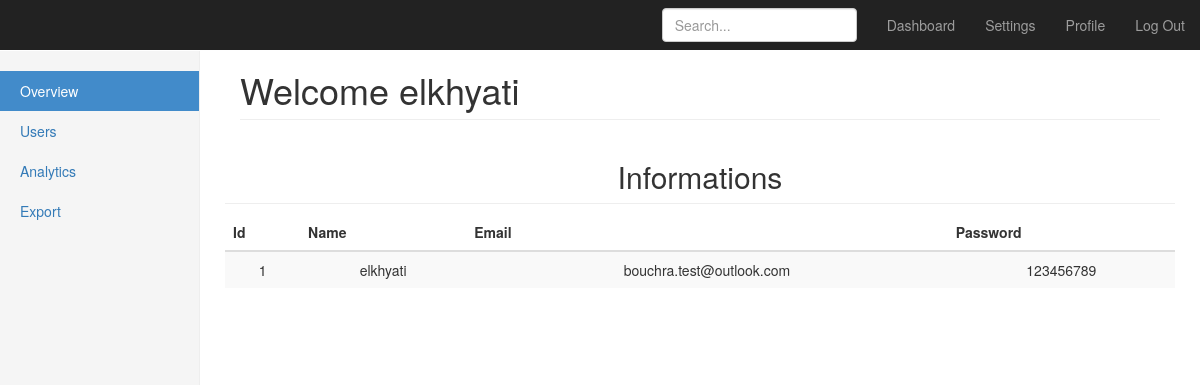
Before: /profile with the older database file.
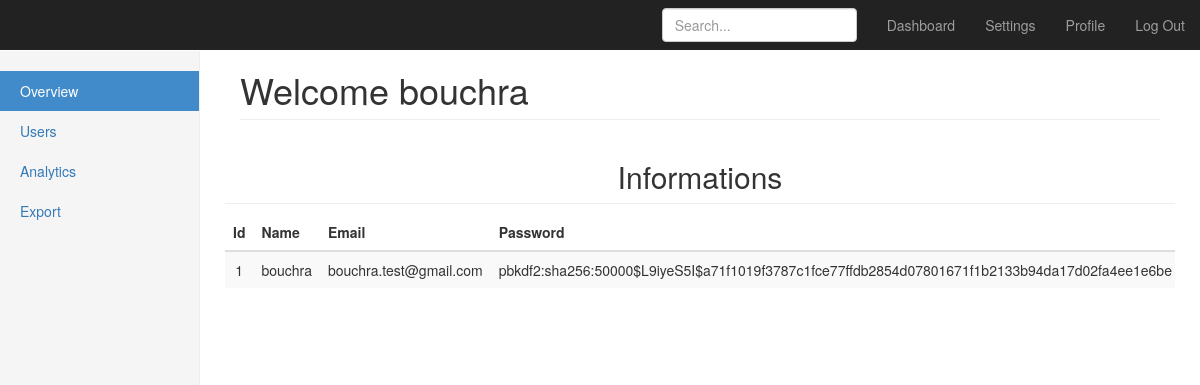
After: the same page with the newer database file.
### model.py (models this page shows)
class User(db.Model):
    id = db.Column(db.Integer, primary_key=True)
    username = db.Column(db.String(15), unique=True)
    email = db.Column(db.String(50), unique=True)
    password =db.Column(db.String(80))

### app.py (the view)
@app.route('/profile')
def profile():
    user = User.query.first()
    return render_template('profile.html',user=user)

### templates/profile.html (shortened to what this page needs)
{% extends "bootstrap/base.html" %}
{% block styles %}
{{super()}}
<link rel="stylesheet" href="{{url_for('.static', filename='dashboard.css')}}">
{% endblock %}
{% block content %}
    <nav class="navbar navbar-inverse navbar-fixed-top">
      <div class="container-fluid">
        <div class="navbar-header">
          <a class="navbar-brand" href="#"></a>
        </div>
        <div id="navbar" class="navbar-collapse collapse">
          <ul class="nav navbar-nav navbar-right">
            <li><a href="{{ url_for('dashboard') }}">Dashboard</a></li>
            <li><a href="{{ url_for('update') }}">Settings</a></li>
            <li><a href="{{ url_for('profile') }}">Profile</a></li>
            <li><a href="{{ url_for('index') }}">Log Out</a></li>
          </ul>
          <form class="navbar-form navbar-right">
            <input type="text" class="form-control" placeholder="Search...">
          </form>
        </div>
      </div>
    </nav>
    <div class="container-fluid">
      <div class="row">
        <div class="col-sm-3 col-md-2 sidebar">
          <ul class="nav nav-sidebar">
            <li class="active"><a href="#">Overview <span class="sr-only">(current)</span></a></li>
            <li><a href="{{ url_for('show_all') }}">Users</a></li>
            <li><a href="#">Analytics</a></li>
            <li><a href="#">Export</a></li>
          </ul>
        </div>
        <div class="col-sm-9 col-sm-offset-3 col-md-10 col-md-offset-2 main">
          <h1 class="page-header">Welcome {{user.username}} </h1>
          <div class="row placeholders">
          <h2 class="sub-header"> Informations  </h2>
          <div class="table-responsive">
            <table class="table table-striped">
              <thead>
                <tr>
                  <th>Id</th>
                  <th>Name</th>
                  <th>Email</th>
                  <th>Password</th>
                </tr>
              </thead>
              <tbody>
                <tr>
                  <td>{{user.id}}</td>
                  <td>{{user.username}}</td>
                  <td>{{user.email}}</td>
                  <td>{{user.password}}</td>
                </tr>
              </tbody>
            </table>
          </div>
        </div>
      </div>
    </div>
{% endblock %}

### static/dashboard.css (style rules this page uses)
body { padding-top: 50px; }
.sub-header { padding-bottom: 10px; border-bottom: 1px solid #eee; }
.navbar-fixed-top { border: 0; }
.sidebar { display: none; }
@media (min-width: 768px) { .sidebar { position: fixed; top: 51px; bottom: 0; left: 0; z-index: 1000; display: block; padding: 20px; overflow-x: hidden; overflow-y: auto; background-color: #f5f5f5; border-right: 1px solid #eee; } }
.nav-sidebar { margin-right: -21px; margin-bottom: 20px; margin-left: -20px; }
.nav-sidebar > li > a { padding-right: 20px; padding-left: 20px; }
.nav-sidebar > .active > a, .nav-sidebar > .active > a:hover, .nav-sidebar > .active > a:focus { color: #fff; background-color: #428bca; }
.main { padding: 20px; }
@media (min-width: 768px) { .main { padding-right: 40px; padding-left: 40px; } }
.main .page-header { margin-top: 0; }
.placeholders { margin-bottom: 30px; text-align: center; }

Changed rows visible on the page:
changed User id 1: username "elkhyati" → "bouchra"; email "bouchra.test@outlook.com" → "bouchra.test@gmail.com"; password "123456789" → "pbkdf2:sha256:50000$L9iyeS5I$a71f1019f3787c1fce77ffdb2854d07801671f1b2133b94da17d02fa4ee1e6be"
